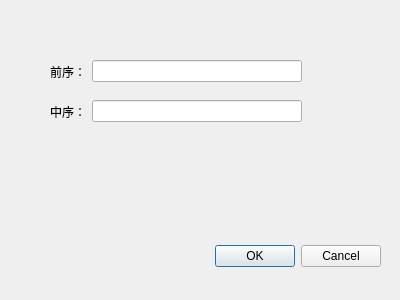
<?xml version="1.0" encoding="UTF-8"?>
<ui version="4.0">
 <class>MyDialog</class>
 <widget class="QDialog" name="MyDialog">
  <property name="geometry">
   <rect>
    <x>0</x>
    <y>0</y>
    <width>400</width>
    <height>300</height>
   </rect>
  </property>
  <property name="windowTitle">
   <string>Dialog</string>
  </property>
  <widget class="QDialogButtonBox" name="buttonBox">
   <property name="geometry">
    <rect>
     <x>40</x>
     <y>240</y>
     <width>341</width>
     <height>32</height>
    </rect>
   </property>
   <property name="orientation">
    <enum>Qt::Horizontal</enum>
   </property>
   <property name="standardButtons">
    <set>QDialogButtonBox::Cancel|QDialogButtonBox::Ok</set>
   </property>
  </widget>
  <widget class="QWidget" name="layoutWidget">
   <property name="geometry">
    <rect>
     <x>50</x>
     <y>60</y>
     <width>252</width>
     <height>23</height>
    </rect>
   </property>
   <layout class="QHBoxLayout" name="horizontalLayout">
    <item>
     <widget class="QLabel" name="label">
      <property name="text">
       <string>前序：</string>
      </property>
     </widget>
    </item>
    <item>
     <widget class="QLineEdit" name="prelineEdit"/>
    </item>
   </layout>
  </widget>
  <widget class="QWidget" name="layoutWidget">
   <property name="geometry">
    <rect>
     <x>50</x>
     <y>100</y>
     <width>252</width>
     <height>23</height>
    </rect>
   </property>
   <layout class="QHBoxLayout" name="horizontalLayout_2">
    <item>
     <widget class="QLabel" name="label_2">
      <property name="text">
       <string>中序：</string>
      </property>
     </widget>
    </item>
    <item>
     <widget class="QLineEdit" name="levellineEdit"/>
    </item>
   </layout>
  </widget>
 </widget>
 <resources/>
 <connections>
  <connection>
   <sender>buttonBox</sender>
   <signal>accepted()</signal>
   <receiver>MyDialog</receiver>
   <slot>accept()</slot>
   <hints>
    <hint type="sourcelabel">
     <x>248</x>
     <y>254</y>
    </hint>
    <hint type="destinationlabel">
     <x>157</x>
     <y>274</y>
    </hint>
   </hints>
  </connection>
  <connection>
   <sender>buttonBox</sender>
   <signal>rejected()</signal>
   <receiver>MyDialog</receiver>
   <slot>reject()</slot>
   <hints>
    <hint type="sourcelabel">
     <x>316</x>
     <y>260</y>
    </hint>
    <hint type="destinationlabel">
     <x>286</x>
     <y>274</y>
    </hint>
   </hints>
  </connection>
 </connections>
</ui>
